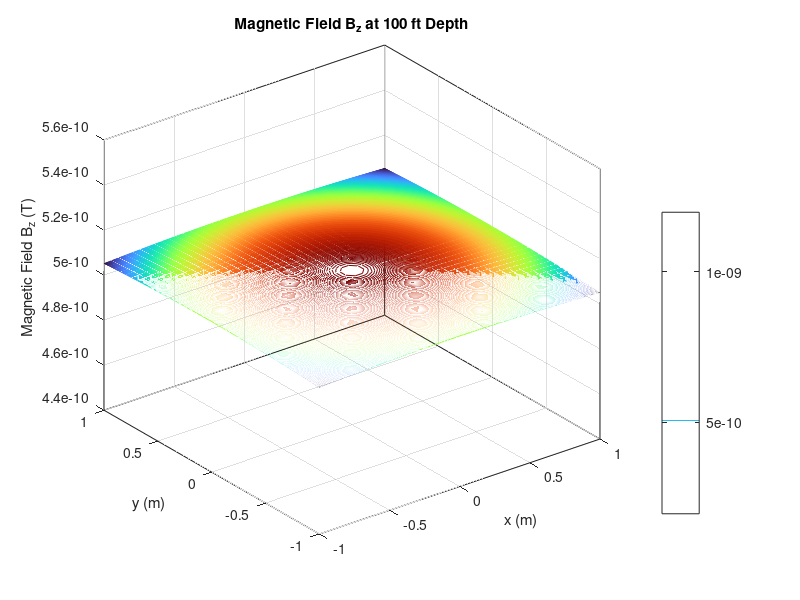

Source code (MATLAB):
clear; clc;

% === PARAMETERS ===
side = 0.762;             % Square loop side [m]
I = 2;                   % Current [A]
mu0 = 4*pi*1e-7;          % Vacuum permeability [T·m/A]
Nxy = 40;                 % x-y grid resolution
Nz = 40;                  % z grid resolution
N = 62;                   % Number of turns in the loop

% === Grid Definitions ===
x = linspace(-1, 1, Nxy);
y = linspace(-1, 1, Nxy);
z = 100 * 0.3048;           % Convert 85 ft to meters
[X, Y] = meshgrid(x, y);
Z = ones(size(X)) * z;     % Constant depth plane

Bz = zeros(size(X));       % Field array at one z-slice

% === Loop Geometry ===
L = side / 2;
vertices = [
    -L -L 0;
     L -L 0;
     L  L 0;
    -L  L 0;
    -L -L 0
];

% === Compute Bz on the grid ===
for s = 1:4
    r1 = vertices(s, :);
    r2 = vertices(s+1, :);
    dl = r2 - r1;
    r_mid = (r1 + r2) / 2;

    Rx = X - r_mid(1);
    Ry = Y - r_mid(2);
    Rz = Z - r_mid(3);
    R_mag = sqrt(Rx.^2 + Ry.^2 + Rz.^2);
    R_mag(R_mag == 0) = Inf;  % Avoid division by zero

    dBz = (dl(1)*Ry - dl(2)*Rx);  % Only z-component
    factor = (mu0 * I) ./ (4 * pi * R_mag.^3);
    Bz = Bz + factor .* dBz;
end

% === Scale by number of turns ===
Bz = N * Bz;

% === 3D Contour Plot (x, y, Bz at fixed z) ===
figure;
contour3(X, Y, Bz, 500);
xlabel('x (m)');
ylabel('y (m)');
zlabel('Magnetic Field B_z (T)');
title('Magnetic Field B_z at 100 ft Depth');
colorbar;
colormap turbo;
view(3);
